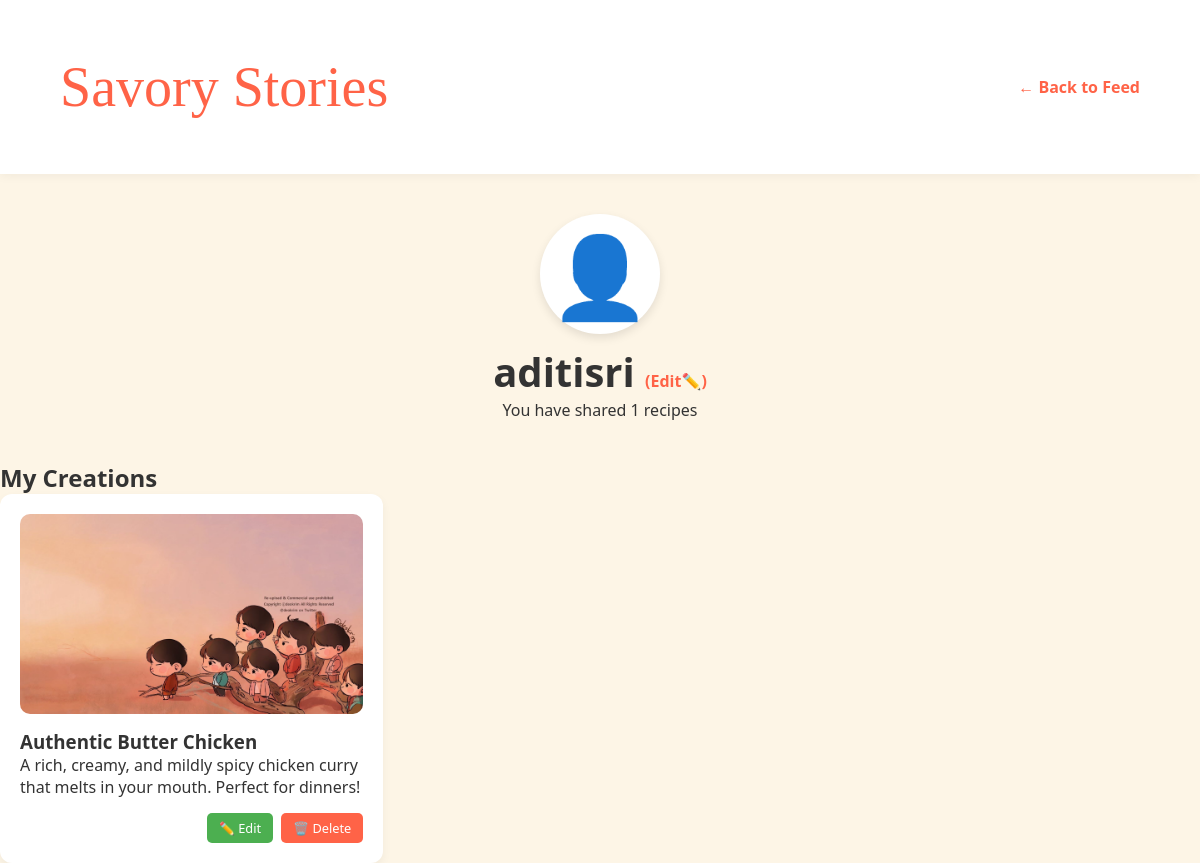
The page /profile (signed in) on the database as committed earlier.
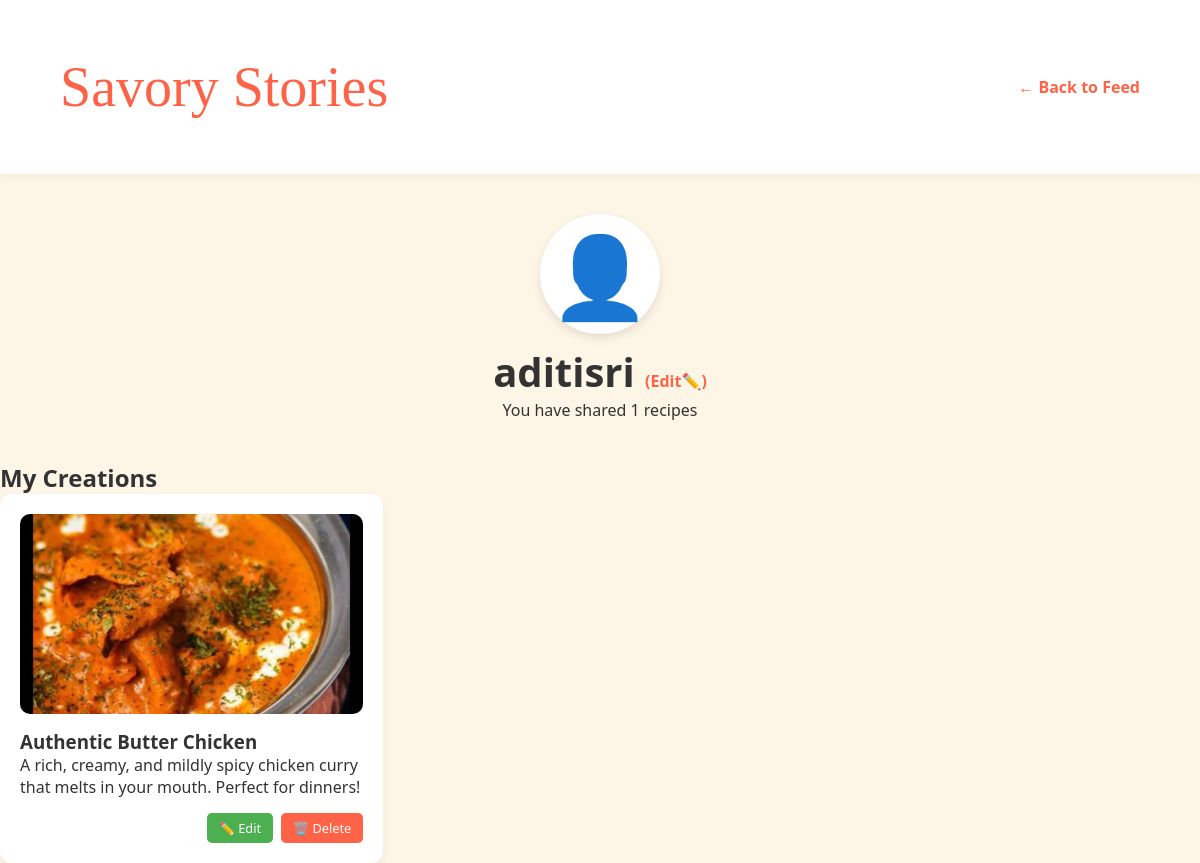
The same page on the database as committed later.
### tables this page shows
CREATE TABLE recipes (
                    id INTEGER PRIMARY KEY AUTOINCREMENT,
                    title TEXT NOT NULL,
                    description TEXT NOT NULL,
                    ingredients TEXT,
                    method TEXT,
                    image TEXT, 
                    user_id INTEGER,
                    FOREIGN KEY(user_id) REFERENCES users(id));

### app.py (the view)
@app.route("/profile")
def profile():
    if "user_id" not in session:
        return redirect(url_for("login_page"))
    conn = sqlite3.connect("savory.db")
    c = conn.cursor()
    c.execute("SELECT id, title, description, image FROM recipes WHERE user_id=?", (session["user_id"],))
    rows = c.fetchall()
    user_recipes =[]
    for row in rows:
        user_recipes.append({
            "id": row[0],
            "title": row[1],
            "description": row[2],
            "image": row[3]
            })
    conn.close()
    return render_template("profile.html", username=session["username"], recipes=user_recipes)

### templates/profile.html (shortened to what this page needs)
<!DOCTYPE html>
<html>
<head>
    <link rel="stylesheet" href="{{ url_for('static', filename='style.css') }}">
</head>
<body>
    <nav class="navbar">
        <div class="logo">Savory Stories</div>
        <a href="/home" style="text-decoration:none; color:#ff6347; font-weight:bold;">← Back to Feed</a>
    </nav>
    <div class="container">
        <header class="profile-header" style="text-align: center; margin: 40px 0;">
            <div class="profile-avatar" style="font-size: 5rem;">👤</div>
            <h1>{{ username }}
                <a href="/edit_profile" style="font-size: 1rem; text-decoration: none; color: #ff6347;">(Edit✏️)</a>
            </h1>
            <p>You have shared {{ recipes|length }} recipes</p>
        </header>
        <h2 class="section-title">My Creations</h2>
        <div class="recipe-grid">
            {% for recipe in recipes %}
            <div class="recipe-card">
                {% if recipe.image %}
                    <img src="{{ url_for('static', filename='uploads/' + recipe.image) }}"
                         style="width:100%; height:200px; object-fit:cover; border-radius:10px; margin-bottom:10px;">
                {% endif %}
                <h3>{{ recipe.title }}</h3>
                <p>{{ recipe.description }}</p>
                <div style="margin-top: 15px; display: flex; justify-content: flex-end; gap: 8px;">
                    <a href="{{ url_for('edit_recipe', recipe_id=recipe['id']) }}"
                       style="background: #4caf50; color: white; padding: 6px 12px; border-radius: 5px; text-decoration: none; font-size: 0.8rem; display: inline-block;">
                       ✏️ Edit
                    </a>
                    <a href="{{ url_for('delete_recipe', recipe_id=recipe['id']) }}"
                       style="background: #ff6347; color: white; padding: 6px 12px; border-radius: 5px; text-decoration: none; font-size: 0.8rem; display: inline-block;"
                       onclick="return confirm('Delete karein?')">
                       🗑️ Delete
                    </a>
                </div>
            </div>
            {% endfor %}
        </div>
    </div>
</body>
</html>

Rows that differ between the two databases and show on the page:
changed recipes "Authentic Butter Chicken": image: a different picture
